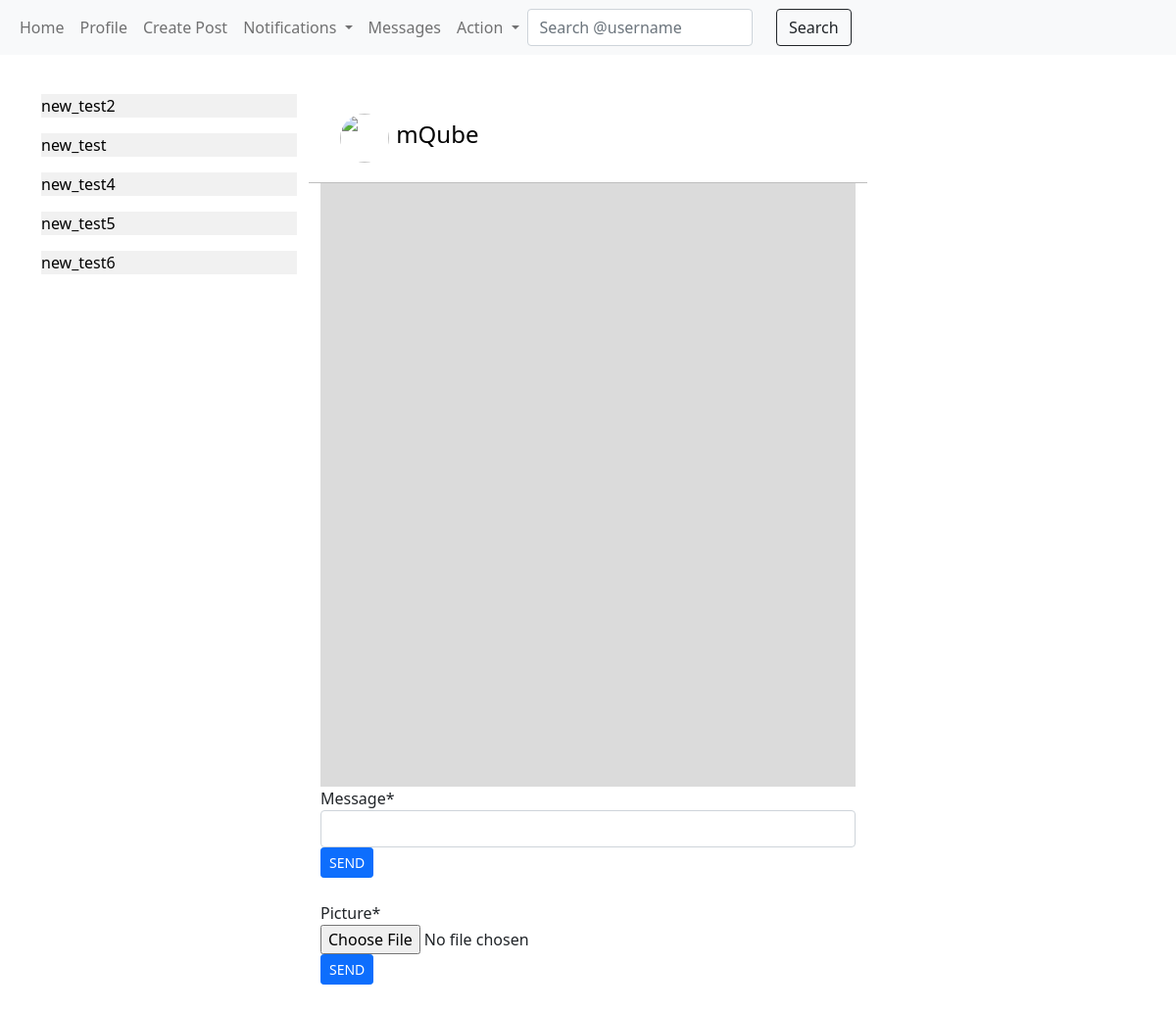
Page /messages/mQube/ (signed in) on the earlier database version.
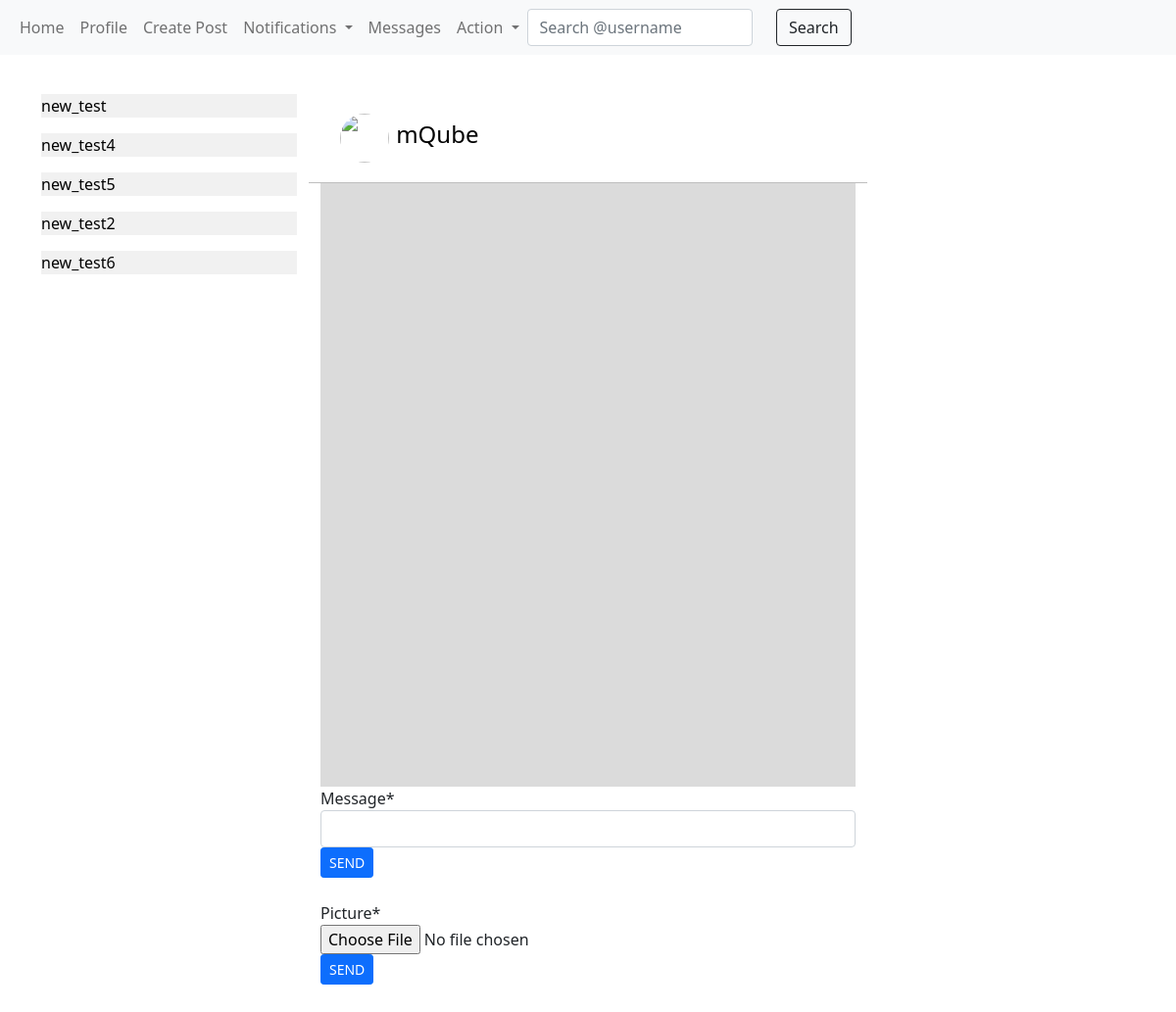
Same page on the later database version.
### Messages/models.py (models this page shows)
class InboxAlert(models.Model):
    receiver = models.ForeignKey(User, on_delete=models.CASCADE, related_name='received_from')
    sender = models.ForeignKey(User, on_delete=models.CASCADE, related_name='sent_to')
    alert = models.BooleanField(default=True)
    last_alert = models.DateTimeField(auto_now=True)
    message = models.CharField(max_length=100, default='')
    class Meta:
        ordering = ('-last_alert',)

### Messages/views.py (the view)
# urls.py: path('<username>/', views.inbox, name='inbox'),
def inbox(req, username):
    recipient = User.objects.get(username=username)
    new_message = SendMessage()
    new_picture = SendPicture()
    messages = Message.objects.filter(sender__in=[req.user, recipient], receiver__in=[req.user, recipient])
    InboxAlert.objects.filter(sender=recipient, receiver=req.user).update(alert=False)
    return render(req, template_name='Messages/inbox.html', context={'recipient':recipient, 'new_message':new_message, 'new_picture':new_picture, 'messages':messages})

### Messages/forms.py
class SendMessage(ModelForm):
    message = CharField(required=True)
    class Meta:
        model = Message
        fields = ('message',)

class SendPicture(ModelForm):
    picture = ImageField(required=True)
    class Meta:
        model = Message
        fields = ('picture',)

### Posts/templatetags/custom_filter.py (called while the page is built)
@register.filter
def unread_count(notifications):
    unread = notifications.filter(unread=True).count()
    return unread

@register.filter
def alert(inbox_alert):
    if inbox_alert.filter(alert=True):
        return True
    return False

### Profile/models.py (called while the page is built)
    def __str__(self):
        return f'{self.notifier} {self.notification}.'

### templates/Messages/inbox.html (shortened to what this page needs)
{% extends 'base.html' %}
{% load crispy_forms_tags %}
{% block body %}
    <div class="row">
        <div class="col-sm-3">
            {% for inbox in user.received_from.all %}
            <a style="text-decoration: none; color: #000;" href="{% url 'messages:inbox' username=inbox.sender %}"><p style="background-color: rgb(241, 241, 241);">{{inbox.sender}}
            </p></a>
        {% endfor %}
        </div>
        <div class="col-sm-6">
            <div class="row" style="padding: 20px; border-bottom: 1px solid rgb(190, 190, 190);">
                <div class="col-sm-1">
                    <a href="{% url 'profile:user_profile' pk=recipient.pk %}"><img class="rounded-circle" src="/media/{{recipient.profile.pro_pic}}" alt="" width="50px" height="50px"></a>
                </div>
                <div class="col-sm-10" style="padding-left: 25px; padding-top: 7px;">
                    <h4 style="display: inline-block;"><a style="text-decoration: none; color: #000;" href="{% url 'profile:user_profile' pk=recipient.pk %}">{{recipient}}</a></h4>
                </div>
            </div>
            <div style="height: 77vh; overflow-y: scroll; background-color: #dbdbdb; padding: 20px;">
            </div>
            <div>
                <form method="POST" action="{% url 'messages:send_message' pk=recipient.pk %}">
                    {{ new_message|crispy }}
                    <input type="submit" value="SEND" class="btn btn-sm btn-primary">
                </form>
                <br>
                <form method="POST" enctype="multipart/form-data" action="{% url 'messages:send_picture' pk=recipient.pk %}">
                    {{ new_picture|crispy }}
                    <input type="submit" value="SEND" class="btn btn-sm btn-primary">
                </form>
                <br>
                <br>
                <br>
            </div>
        </div>
    </div>
{% endblock %}

Differences in the rows shown:
changed InboxAlert "new_test2": moves down the list
